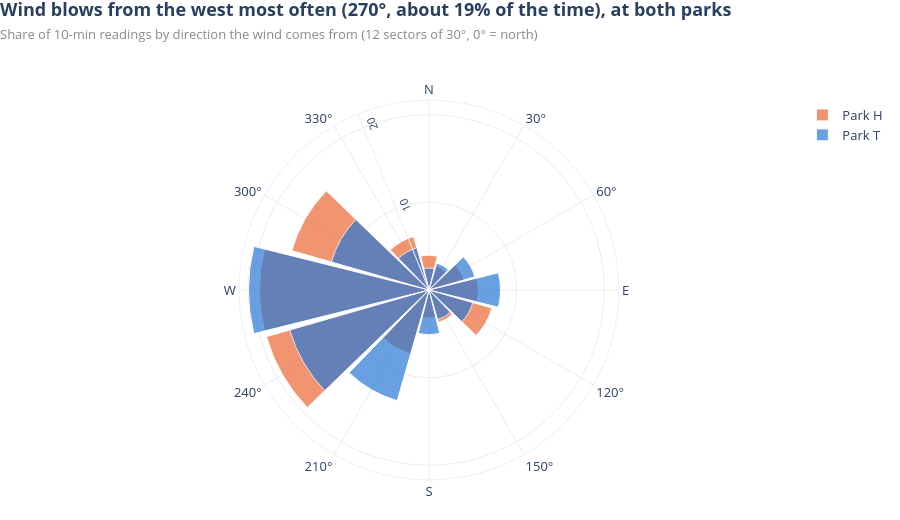

Write notebook code for a chart like this one.
### Markdown cell above
### 7a. Wind direction: both parks see the same wind
**Takeaway:** The wind most often comes from the west (270°): 19% of the time at H and 21% at T; the top three sectors cover 55% at H.

### Code cell
centers = np.arange(0, 360, 30)
labels = ["N", "30°", "60°", "E", "120°", "150°", "S", "210°", "240°", "W", "300°", "330°"]
def sector(deg):
    return (((deg + 15) % 360) // 30).astype("Int64")
def share(deg):
    s = sector(deg.where(known)).dropna()
    return (s.value_counts(normalize=True).reindex(range(12), fill_value=0) * 100).values

share_T, share_H = share(dir_T), share(dir_H)
K["dom_T"], K["dom_T_pct"] = int(centers[share_T.argmax()]), float(share_T.max())
K["dom_H"], K["dom_H_pct"] = int(centers[share_H.argmax()]), float(share_H.max())
K["dom3_H"] = float(np.sort(share_H)[-3:].sum())

fig = go.Figure()
for name, sh, c in (("Park H", share_H, COL["H"]), ("Park T", share_T, COL["T"])):
    fig.add_trace(go.Barpolar(theta=centers, r=sh, width=28, name=name, marker=dict(color=c, line=dict(color="white", width=1)),
                              opacity=0.7, hovertemplate="from %{theta}°: %{r:.1f}% of time<extra>" + name + "</extra>"))
fig.update_layout(polar=dict(barmode="overlay", 
    angularaxis=dict(rotation=90, direction="clockwise", tickvals=centers, ticktext=labels, gridcolor="#ececea"),
    radialaxis=dict(ticksuffix="%", gridcolor="#ececea", angle=112, tickvals=[10, 20], tickfont=dict(size=11))))
style(fig, f"Wind blows from the west most often ({K['dom_H']}°, about {K['dom_H_pct']:.0f}% of the time), at both parks",
      "Share of 10-min readings by direction the wind comes from (12 sectors of 30°, 0° = north)", height=520)
fig.update_layout(margin=dict(t=100, b=40))
fig.show()

### Figure 1 — Plotly figure (JSON) as saved in the notebook; plotly's stock layout.template omitted (floating-point values rounded to 4 significant figures)
{"data": [{"hovertemplate": "from %{theta}°: %{r:.1f}% of time<extra>Park H</extra>", "marker": {"color": "#eb6834", "line": {"color": "white", "width": 1}}, "name": "Park H", "opacity": 0.7, "r": [3.983, 2.85, 4.151, 5.651, 7.471, 3.855, 3.217, 7.567, 19.29, 19.32, 16.28, 6.354], "theta": [0, 30, 60, 90, 120, 150, 180, 210, 240, 270, 300, 330], "type": "barpolar", "width": 28}, {"hovertemplate": "from %{theta}°: %{r:.1f}% of time<extra>Park T</extra>", "marker": {"color": "#2a78d6", "line": {"color": "white", "width": 1}}, "name": "Park T", "opacity": 0.7, "r": [2.514, 3.209, 5.452, 8.158, 5.204, 3.512, 5.109, 13.13, 16.52, 20.59, 11.59, 5.013], "theta": [0, 30, 60, 90, 120, 150, 180, 210, 240, 270, 300, 330], "type": "barpolar", "width": 28}], "layout": {"font": {"size": 13}, "height": 520, "margin": {"b": 40, "l": 70, "r": 30, "t": 100}, "polar": {"angularaxis": {"direction": "clockwise", "gridcolor": "#ececea", "rotation": 90, "ticktext": ["N", "30°", "60°", "E", "120°", "150°", "S", "210°", "240°", "W", "300°", "330°"], "tickvals": [0, 30, 60, 90, 120, 150, 180, 210, 240, 270, 300, 330]}, "barmode": "overlay", "radialaxis": {"angle": 112, "gridcolor": "#ececea", "tickfont": {"size": 11}, "ticksuffix": "%", "tickvals": [10, 20]}}, "title": {"text": "<b>Wind blows from the west most often (270°, about 19% of the time), at both parks</b><br><span style='font-size:13px;color:#8a8984'>Share of 10-min readings by direction the wind comes from (12 sectors of 30°, 0° = north)</span>", "x": 0, "xanchor": "left", "y": 0.97, "yanchor": "top", "yref": "container"}, "xaxis": {"gridcolor": "#ececea", "gridwidth": 0.5, "showgrid": true, "zeroline": false}, "yaxis": {"gridcolor": "#ececea", "gridwidth": 0.5, "showgrid": true, "zeroline": false}}}
